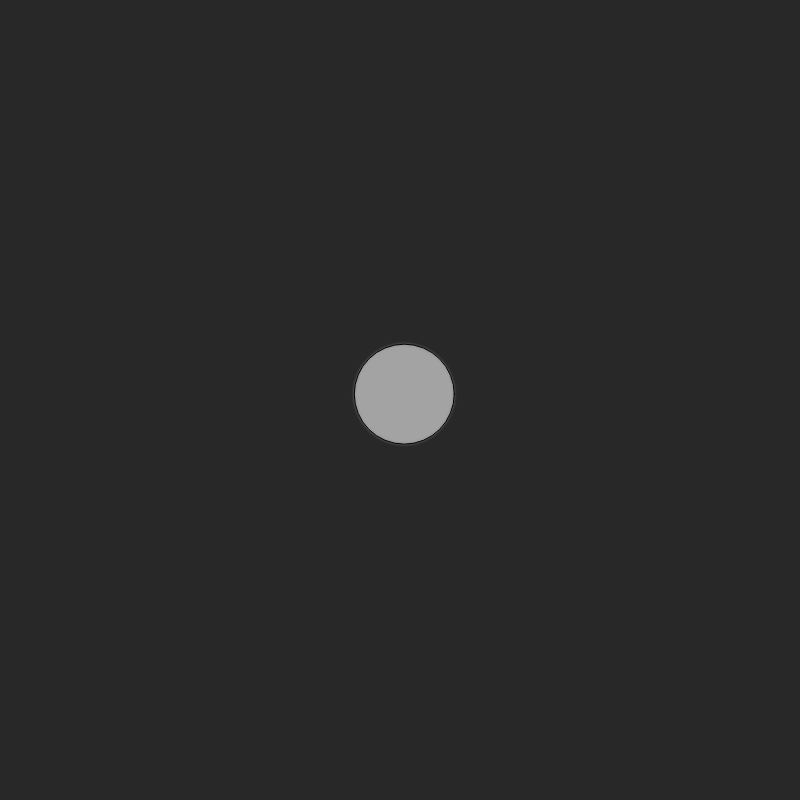
Frame 1 (no input)
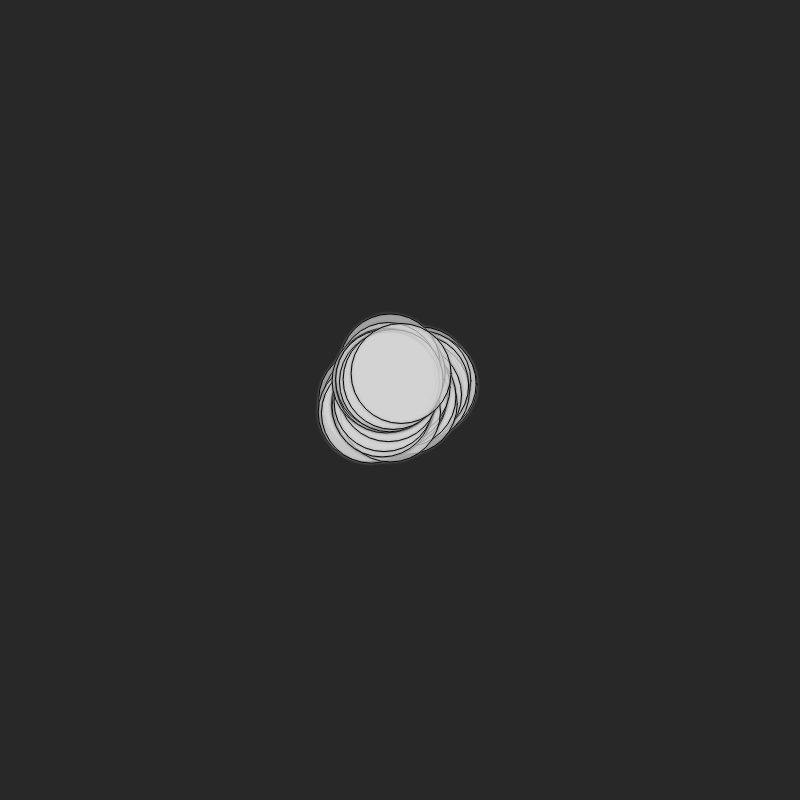
Frame 60 (no input)
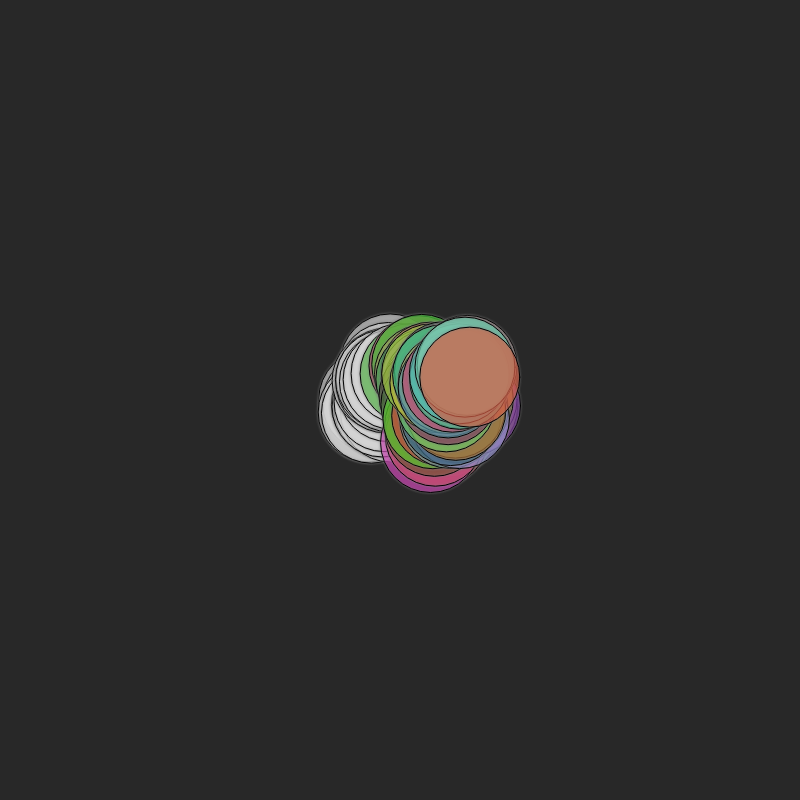
Frame 120 (the mouse pressed at the canvas centre since frame 60)

The p5.js sketch that drew these frames (run headless with seeded random() and noise() and a simulated clock; from frame 60 on, the mouse is pressed at the canvas centre):

// p5.js sketch
// ── sketch.js
//This example demonstrates a random walk of an ellipse. The shape always
//remains within the window as the position is constrained. Also, the
//user can change the color of the shape when the mouse is clicked.


//Global variables
let r = 255;
let g = 255;
let b = 255;

let speed = 10;
let diameter = 100;
let x1;
let y1;
let x2;

function setup() {
  createCanvas(800, 800);
  //On setup ellipse appears in the middle of the screen
  x1 = width/2;
  y1 = height/2;
  background(40);
}

function draw() {
  //In the following four lines of the code, we add to x1 and y1
  //a random amoung between -3 to 3 for each frame. This makes the
  //position of the shape to jiggle randomly. In addition to this,
  //the constrain function will make sure that x1 and y1 will always
  //stay within the boundaries of the sketch (0 to 500)
  x1 += random(-speed, speed);
  y1 += random(-speed, speed);
  x1 = constrain(x1, 0, width);
  y1 = constrain(y1, 0, height);

  //Press the mouse to change the values of r, g, b
  //which following in the fill() they control the color of the shape
  if (mouseIsPressed) {
    r = random(255);
    g = random(255);
    b = random(255);
  }
  addBlur(10);
  fill (r, g, b, 120);
  ellipse(x1, y1, diameter, diameter);
}

//Here we utilize the HTML5 canvas functionality to add a shadow effect
//to our rendered content
function addBlur(mySize) {
  drawingContext.shadowOffsetX = -mySize*0.01;
  drawingContext.shadowOffsetY = 0;
  drawingContext.shadowBlur = mySize/4;
  drawingContext.shadowColor = 'grey';
}
